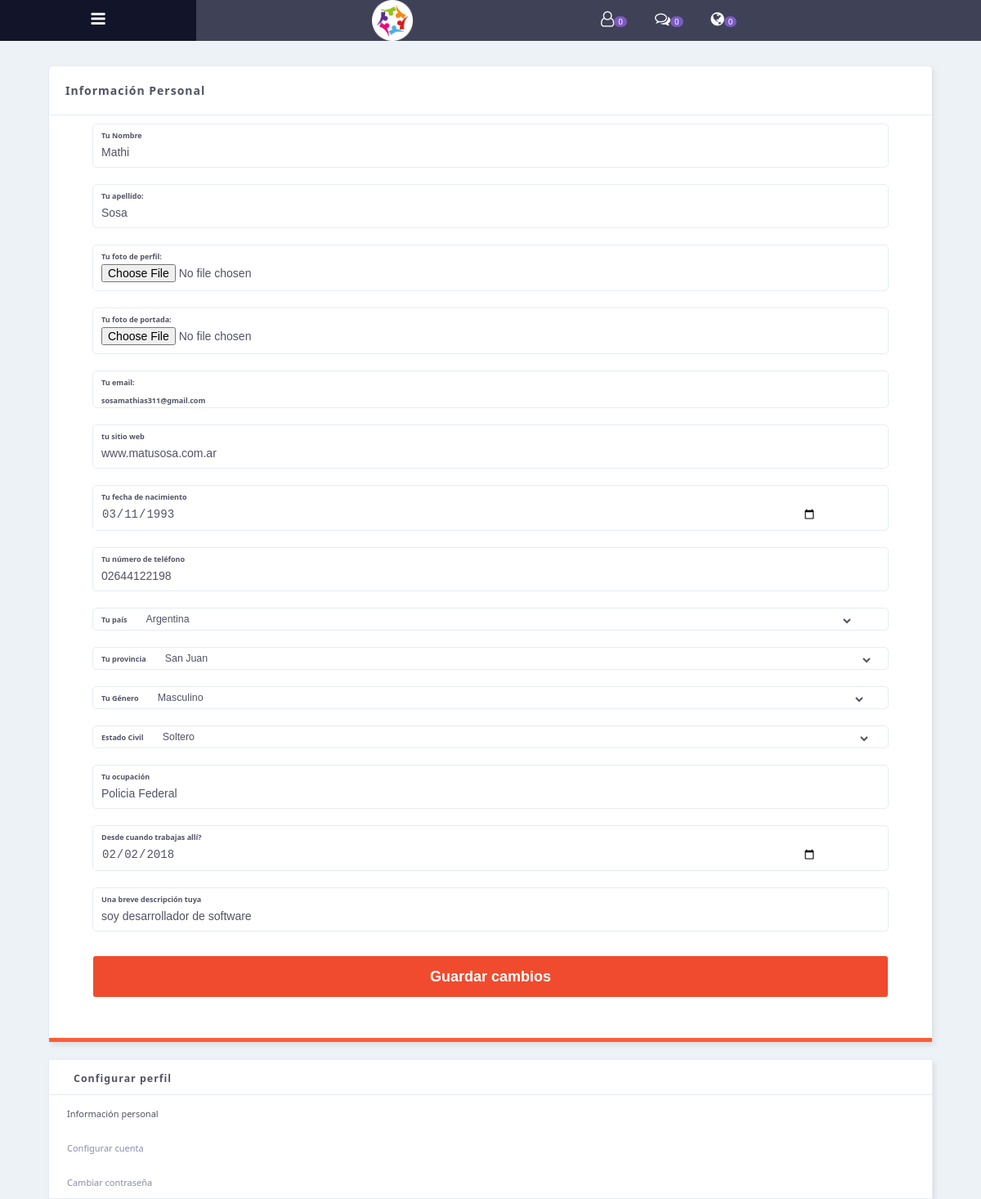
The page /vistas/personal-Information.php (signed in) on the database its author committed.
### tables this page shows
CREATE TABLE `user_info` (
  `info_id` int(11) NOT NULL,
  `user_id` int(11) NOT NULL,
  `about_me` text DEFAULT NULL,
  `birthday` date DEFAULT NULL,
  `birthplace` varchar(255) DEFAULT NULL,
  `lives_in` varchar(255) DEFAULT NULL,
  `occupation` varchar(255) DEFAULT NULL,
  `join_date` date DEFAULT NULL,
  `gender` varchar(255) DEFAULT NULL,
  `status` varchar(255) DEFAULT NULL,
  `email` varchar(255) DEFAULT NULL,
  `website` varchar(255) DEFAULT NULL,
  `phone_number` varchar(255) DEFAULT NULL
);

CREATE TABLE `users` (
  `user_id` int(11) NOT NULL,
  `unique_id` int(255) NOT NULL,
  `fname` varchar(255) NOT NULL,
  `lname` varchar(255) NOT NULL,
  `email` varchar(255) NOT NULL,
  `password` varchar(4000) NOT NULL,
  `img` varchar(255) NOT NULL,
  `cover_img` varchar(255) NOT NULL DEFAULT '',
  `status` varchar(255) NOT NULL,
  `is_admin` tinyint(1) DEFAULT 0
);

### vistas/personal-Information.php (the view, shortened to what this page needs)
<?php
include_once ('../vistas/content_principal.php');
?>
        <div class="right_row">
        <?php
  include_once '../modelo/config.php';
  if (isset($_SESSION['unique_id'])) {
      $loggedInUserId = $_SESSION['unique_id'];
       $sql = "SELECT user_id FROM users WHERE unique_id = ?";
       $stmt = $conn->prepare($sql);
       $stmt->bind_param("i", $loggedInUserId);
       $stmt->execute();
       $result = $stmt->get_result();
       if ($result->num_rows > 0) {
           $row = $result->fetch_assoc();
           $user_id_sesion = $row['user_id'];
       }
   $sql = "SELECT u.fname, u.lname, u.img, u.cover_img, u.email, ui.* FROM users u
        LEFT JOIN user_info ui ON u.user_id = ui.user_id
        WHERE u.user_id = ?";
$stmt = $conn->prepare($sql);
$stmt->bind_param("i",  $user_id_sesion);
$stmt->execute();
$result = $stmt->get_result();
if ($result->num_rows > 0) {
    $row = $result->fetch_assoc();
    $fname = $row['fname'];
    $lname = $row['lname'];
    $email = $row['email'];
    $aboutMe = $row['about_me'];
    $birthday = $row['birthday'];
    $birthplace = $row['birthplace'];
    $livesIn = $row['lives_in'];
    $occupation = $row['occupation'];
    $joinDate = $row['join_date'];
    $gender = $row['gender'];
    $status = $row['status'];
    $website = $row['website'];
    $phoneNumber = $row['phone_number'];
}
}
?>
            <div class="row border-radius">
                <center><div class="settings shadow">
                    <div class="settings_title">
                        <h3>Información Personal</h3>
                    </div>
                    <div class="settings_content">
                    <form action="../modelo/update_user_info.php" method="POST" enctype="multipart/form-data">
                            <div class="pi-input pi-input-lg">
                                <span>Tu Nombre</span>
                                <input type="text" name="fname" id="fname" value="<?php echo isset($fname) ? $fname : ''; ?>" />
                            </div>
                            <div class="pi-input pi-input-lg">
                                <span>Tu apellido:</span>
                                <input type="text" name="lname" id="lname" value="<?php echo isset($lname) ? $lname : ''; ?>" />
                            </div>
                            <div class="pi-input pi-input-lg">
                            <span>Tu foto de perfil:</span>
                             <input type="file" name="profileImage" id="profileImage" accept="image/*" />
                            </div>
                            <div class="pi-input pi-input-lg">
                            <span>Tu foto de portada:</span>
                             <input type="file" name="coverImage" id="coverImage" accept="image/*" />
                            </div>
                            <div class="pi-input pi-input-lg">
                                <span>Tu email:</span><br>
                                <span><?php echo isset($email) ? $email : ''; ?></span>
                            </div>
                            <div class="pi-input pi-input-lg">
                                <span>tu sitio web</span>
                                <input type="text" name="web" id="web" value="<?php echo isset($website) ? $website : ''; ?>" />
                            </div>
                            <div class="pi-input pi-input-lg">
                                <span>Tu fecha de nacimiento</span>
                                <input type="date" name="nacimiento" id="nacimiento" value="<?php echo isset($birthday) ? $birthday : ''; ?>" />
                            </div>
                            <div class="pi-input pi-input-lg">
                                <span>Tu número de teléfono</span>
                                <input type="text" name="telefono" id="telefono" value="<?php echo isset($phoneNumber) ? $phoneNumber : ''; ?>"/>
                            </div>
                            <div class="pi-input pi-input-lg">
                                <span>Tu país</span>
                                <select name="lugarnac" id="lugarnac" selected><?php echo isset($birthplace) ? $birthplace : ''; ?>>
                                <option value="Argentina" <?php echo ($birthplace === 'Argentina') ? 'selected' : ''; ?>>Argentina</option>
                                 </select>
                            </div>
                            <div class="pi-input pi-input-lg">
                                <span>Tu provincia</span>
                                <select  name="lugarlive" id="lugarlive" selected><?php echo isset($livesIn) ? $livesIn : ''; ?>>
                                <option value="San Juan" <?php echo ($livesIn === 'San Juan') ? 'selected' : ''; ?>>San Juan</option>
                                 </select>
                            </div>
                            <div class="pi-input pi-input-lg">
                                <span>Tu Género</span>
                                <select  name="genero" id="genero"<?php echo isset($gender) ? $gender : ''; ?>>
                                <option value="Masculino" <?php echo ($livesIn === 'Masculino') ? 'selected' : ''; ?>>Masculino</option>
                                                            </select>
                            </div>
                            <div class="pi-input pi-input-lg">
                                <span>Estado Civil</span>
                                <select name="estcivil" id="estcivil" <?php echo isset($status) ? $status : ''; ?>>
                                <option value="Soltero" <?php echo ($status === 'Soltero') ? 'selected' : ''; ?>>Soltero</option>
                                </select>
                            </div>
                            <div class="pi-input pi-input-lg">
                                <span>Tu ocupación</span>
                                <input type="text" name="ocupacion" id="ocupacion" value="<?php echo isset($occupation) ? $occupation : ''; ?>" />
                            </div>
                            <div class="pi-input pi-input-lg">
                                <span>Desde cuando trabajas allí?</span>
                                <input type="date" name="fechajob" id="fechajob" value="<?php echo isset($joinDate) ? $joinDate : ''; ?>" />
                            </div>
                            <div class="pi-input pi-input-lgg">
                                <span>Una breve descripción tuya</span>
                                <input type="text" name="aboutMe" id="aboutMe" value="<?php echo isset($aboutMe) ? $aboutMe : ''; ?>" />
                            </div>
                            <button>Guardar cambios</button>
                        </form>
                    </div>
                </div></center>
            </div>
        </div>
        <div class="suggestions_row">
            <div class="row shadow">
                <div class="row_title">
                    <span>Configurar perfil</span>
                </div>
                <div class="menusetting_contain">
                    <ul>
                        <li>
                            <a href="Personal-Information.php" id="settings-select">Información personal</a>
                        </li>
                        <li>
                            <a href="settings.php">Configurar cuenta</a>
                        </li>
                        <li>
                            <a href="Change-Password.php">Cambiar contraseña</a>
                        </li>
                    </ul>
                </div>
            </div>
</body>
</html>

### css/style.css (style rules this page uses)
* { margin: 0px;padding:0px; }
a { text-decoration: none; }
li { list-style: none; }
html, body { background-color: #EDF2F6;font-family: 'Roboto', sans-serif;height:100%; }
input[type="text"] { flex: 1; border: none; border-radius: 20px; padding: 10px; margin-right: 10px; width: 100%; }
.border-radius { border-radius: 6px; }
.shadow { box-shadow: 3px 4px 5px rgba(209, 209, 209, 0.5); }
.row { width: 90%;margin: 0px auto;display: block;background-color: white;color: #515365;margin-bottom: 20px;border: 1px solid #e6ecf5; }
.row_title { padding: 10px;border-bottom: 1px solid #e6ecf5;letter-spacing: 1px; }
.row_title span { padding: 20px;font-size: .775rem;font-weight: 700; }
.right_row { width: 49%;margin: 0px auto; }
.suggestions_row { width: 25%; }
.settings { width: 100%;border-bottom: 5px solid #ff5e3a; }
.settings_title { padding: 20px;border-bottom: 1px solid #e6ecf5;letter-spacing: 1px;display: flex;align-items:center; }
.settings_title h3 { font-size: .875rem; }
.settings_content { width: 100%; }
.menusetting_contain ul li { padding: 10px; }
.menusetting_contain ul li a { font-size: 11px;padding: 12px;color: #888da8; }
#settings-select { color: #515365; }
.settings_content form { width: 100%;padding-bottom: 50px }
.pi-input { border: 1px solid #e6ecf5;display: inline-block;margin: 10px;border-radius: 5px;text-align: left }
.pi-input span { padding: 10px;font-size: 9px;padding-bottom: 0px;font-weight: 700 }
.pi-input input { width: 90%;border:none;padding: 10px;padding-top: 0px;color: #515365;font-size: .875rem; }
.pi-input select { width: 90%;border:none;padding: 5px;padding-top: 0px;color: #515365;font-size: .775rem; }
.pi-input-lg { width: 42%; }
.pi-input-lgg { width: 90%; }
.settings_content form button { border:none;color:white;cursor: pointer;border-radius: 3px;font-size: 18px;font-weight: 700;width: 90%;height: 50px;background-color: #F04B2E;margin-top: 20px }
@media screen and (max-width: 1200px) { .right_row { width: 100%;margin: 0px auto; } }
@media screen and (max-width: 1200px) { .suggestions_row { width: 100%;margin-top: 20px } }
@media screen and (max-width: 1200px) { .pi-input-lg { width: 90%; } }
@media screen and (max-width: 1200px) { .pi-input select { background-color: transparent; } }
@media screen and (max-width: 1200px) { .pi-input-lgg { width: 90%; } }

### rows shown on the page
user_info: fname "Mathi", lname "Sosa", email "sosamathias311@gmail.com", web "www.matusosa.com.ar", nacimiento "03/11/1993", telefono "02644122198", lugarnac "Argentina", lugarlive "San Juan", genero "Masculino", estcivil "Soltero", ocupacion "Policia Federal", fechajob "02/02/2018", aboutMe "soy desarrollador de software"
